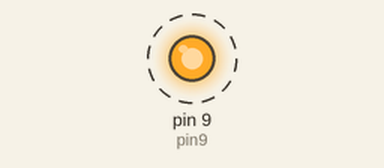
This sketch was run on a simulated Arduino Uno, built with avr-gcc and run on an emulated ATmega328P. Parts: output pins drawn as LEDs (lit = HIGH). Dashed ring = blinking.

Above: at 0.3 s.
Timing chart, 0 to 3.5 s (numbered marks = the images above):
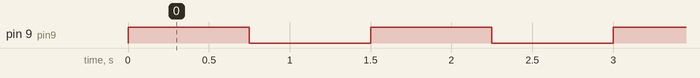

The sketch:

Program_3.ino
```cpp
int pin9 = 9;

void setup() {
  pinMode(9, OUTPUT);

}

void loop() {
  digitalWrite(pin9, HIGH);
  delay(750);
  digitalWrite(pin9, LOW);
  delay(750);
}
```

Measured:
- by itself, pin 9 (pin9): alternates HIGH for 0.75 s and LOW for 0.75 s
